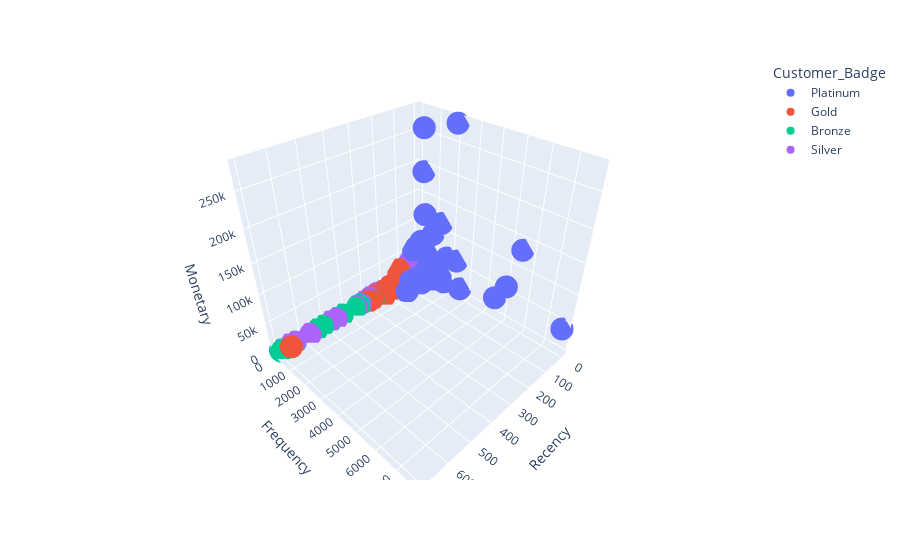

Notebook code cell kept with this figure:
### Code cell
fig = px.scatter_3d(RFM_chart, x='Recency', y='Frequency', z='Monetary',
                    color='Customer_Badge')
fig.show()

### Figure 1 — Plotly figure (JSON) as saved in the notebook; plotly's stock layout.template omitted (floating-point values rounded to 4 significant figures; data arrays with more than 128 entries replaced by an {"elided": "..."} marker saying what was removed)
{"data": [{"hovertemplate": "Customer_Badge=Platinum<br>Recency=%{x}<br>Frequency=%{y}<br>Monetary=%{z}<extra></extra>", "legendgroup": "Platinum", "marker": {"color": "#636efa", "symbol": "circle"}, "mode": "markers", "name": "Platinum", "scene": "scene", "showlegend": true, "type": "scatter3d", "x": {"elided": "1265 int values"}, "y": {"elided": "1265 int values"}, "z": {"elided": "1265 float values"}}, {"hovertemplate": "Customer_Badge=Gold<br>Recency=%{x}<br>Frequency=%{y}<br>Monetary=%{z}<extra></extra>", "legendgroup": "Gold", "marker": {"color": "#EF553B", "symbol": "circle"}, "mode": "markers", "name": "Gold", "scene": "scene", "showlegend": true, "type": "scatter3d", "x": {"elided": "879 int values"}, "y": {"elided": "879 int values"}, "z": {"elided": "879 float values"}}, {"hovertemplate": "Customer_Badge=Bronze<br>Recency=%{x}<br>Frequency=%{y}<br>Monetary=%{z}<extra></extra>", "legendgroup": "Bronze", "marker": {"color": "#00cc96", "symbol": "circle"}, "mode": "markers", "name": "Bronze", "scene": "scene", "showlegend": true, "type": "scatter3d", "x": {"elided": "1271 int values"}, "y": {"elided": "1271 int values"}, "z": {"elided": "1271 float values"}}, {"hovertemplate": "Customer_Badge=Silver<br>Recency=%{x}<br>Frequency=%{y}<br>Monetary=%{z}<extra></extra>", "legendgroup": "Silver", "marker": {"color": "#ab63fa", "symbol": "circle"}, "mode": "markers", "name": "Silver", "scene": "scene", "showlegend": true, "type": "scatter3d", "x": {"elided": "911 int values"}, "y": {"elided": "911 int values"}, "z": {"elided": "911 float values"}}], "layout": {"legend": {"title": {"text": "Customer_Badge"}, "tracegroupgap": 0}, "margin": {"t": 60}, "scene": {"domain": {"x": [0, 1], "y": [0, 1]}, "xaxis": {"title": {"text": "Recency"}}, "yaxis": {"title": {"text": "Frequency"}}, "zaxis": {"title": {"text": "Monetary"}}}}}
